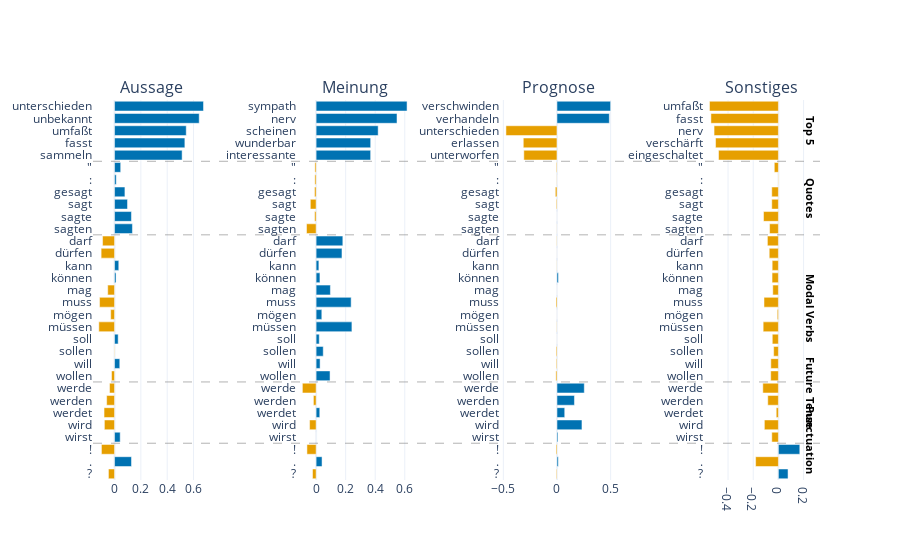

Notebook source saved alongside this figure:
### Code cell
shap_values = pd.read_csv('/home/sami/FLAIR/Results/SHAP/E4_ShapValues.csv')
plot_shap(shap_values, 'EXP4')

### Figure 1 — Plotly figure (JSON) as saved in the notebook; plotly's stock layout.template omitted (floating-point values rounded to 4 significant figures)
{"data": [{"marker": {"color": ["#E69F00", "#0072B2", "#E69F00", "#0072B2", "#E69F00", "#E69F00", "#E69F00", "#E69F00", "#E69F00", "#0072B2", "#E69F00", "#0072B2", "#E69F00", "#E69F00", "#E69F00", "#E69F00", "#0072B2", "#0072B2", "#E69F00", "#E69F00", "#0072B2", "#0072B2", "#0072B2", "#0072B2", "#0072B2", "#0072B2", "#0072B2", "#0072B2", "#0072B2", "#0072B2", "#0072B2"]}, "name": "Aussage", "orientation": "h", "showlegend": false, "type": "bar", "x": [-0.04634, 0.1289, -0.0995, 0.04291, -0.07713, -0.07965, -0.0599, -0.03781, -0.02293, 0.03978, -0.002848, 0.02756, -0.1194, -0.02928, -0.1138, -0.0518, 0.01128, 0.03212, -0.1018, -0.09104, 0.1359, 0.1283, 0.09846, 0.07887, 0.01282, 0.04669, 0.5133, 0.5342, 0.5446, 0.643, 0.6757], "xaxis": "x", "y": ["?", ".", "!", "wirst", "wird", "werdet", "werden", "werde", "wollen", "will", "sollen", "soll", "müssen", "mögen", "muss", "mag", "können", "kann", "dürfen", "darf", "sagten", "sagte", "sagt", "gesagt", ":", "\"", "sammeln", "fasst", "umfaßt", "unbekannt", "unterschieden"], "yaxis": "y"}, {"marker": {"color": ["#E69F00", "#0072B2", "#E69F00", "#0072B2", "#E69F00", "#0072B2", "#E69F00", "#E69F00", "#0072B2", "#0072B2", "#0072B2", "#0072B2", "#0072B2", "#0072B2", "#0072B2", "#0072B2", "#0072B2", "#0072B2", "#0072B2", "#0072B2", "#E69F00", "#E69F00", "#E69F00", "#E69F00", "#E69F00", "#E69F00", "#0072B2", "#0072B2", "#0072B2", "#0072B2", "#0072B2"]}, "name": "Meinung", "orientation": "h", "showlegend": false, "type": "bar", "x": [-0.02445, 0.04017, -0.06218, 0.000507, -0.04424, 0.02479, -0.01834, -0.09304, 0.09427, 0.02685, 0.04822, 0.02127, 0.2423, 0.03853, 0.2372, 0.0967, 0.02577, 0.01856, 0.1751, 0.1808, -0.0649, -0.01002, -0.0392, -0.01081, -0.008654, -0.008291, 0.3692, 0.3693, 0.42, 0.5476, 0.6157], "xaxis": "x2", "y": ["?", ".", "!", "wirst", "wird", "werdet", "werden", "werde", "wollen", "will", "sollen", "soll", "müssen", "mögen", "muss", "mag", "können", "kann", "dürfen", "darf", "sagten", "sagte", "sagt", "gesagt", ":", "\"", "interessante", "wunderbar", "scheinen", "nerv", "sympath"], "yaxis": "y2"}, {"marker": {"color": ["#E69F00", "#0072B2", "#E69F00", "#0072B2", "#0072B2", "#0072B2", "#0072B2", "#0072B2", "#E69F00", "#E69F00", "#E69F00", "#E69F00", "#E69F00", "#E69F00", "#E69F00", "#E69F00", "#0072B2", "#E69F00", "#E69F00", "#E69F00", "#E69F00", "#E69F00", "#E69F00", "#E69F00", "#E69F00", "#E69F00", "#E69F00", "#E69F00", "#E69F00", "#0072B2", "#0072B2"]}, "name": "Prognose", "orientation": "h", "showlegend": false, "type": "bar", "x": [-0.005712, 0.01198, -0.008268, 0.00912, 0.2329, 0.07225, 0.1628, 0.2546, -0.01022, -0.00651, -0.007636, -0.0003005, -0.00187, -0.0002248, -0.009056, -0.0002134, 0.01323, -0.001224, -0.0003306, -0.002381, -0.000877, -0.0001225, -0.006545, -0.01526, -0.001631, -0.005765, -0.3089, -0.3138, -0.4756, 0.4878, 0.5], "xaxis": "x3", "y": ["?", ".", "!", "wirst", "wird", "werdet", "werden", "werde", "wollen", "will", "sollen", "soll", "müssen", "mögen", "muss", "mag", "können", "kann", "dürfen", "darf", "sagten", "sagte", "sagt", "gesagt", ":", "\"", "unterworfen", "erlassen", "unterschieden", "verhandeln", "verschwinden"], "yaxis": "y3"}, {"marker": {"color": ["#0072B2", "#E69F00", "#0072B2", "#E69F00", "#E69F00", "#E69F00", "#E69F00", "#E69F00", "#E69F00", "#E69F00", "#E69F00", "#E69F00", "#E69F00", "#E69F00", "#E69F00", "#E69F00", "#E69F00", "#E69F00", "#E69F00", "#E69F00", "#E69F00", "#E69F00", "#E69F00", "#E69F00", "#E69F00", "#E69F00", "#E69F00", "#E69F00", "#E69F00", "#E69F00", "#E69F00"]}, "name": "Sonstiges", "orientation": "h", "showlegend": false, "type": "bar", "x": [0.07651, -0.1811, 0.17, -0.05254, -0.1115, -0.01738, -0.08457, -0.1238, -0.06112, -0.06012, -0.03774, -0.04852, -0.121, -0.009027, -0.1143, -0.04468, -0.05028, -0.04946, -0.0729, -0.08738, -0.07013, -0.1182, -0.05272, -0.0528, -0.002538, -0.03264, -0.4756, -0.4991, -0.511, -0.536, -0.5473], "xaxis": "x4", "y": ["?", ".", "!", "wirst", "wird", "werdet", "werden", "werde", "wollen", "will", "sollen", "soll", "müssen", "mögen", "muss", "mag", "können", "kann", "dürfen", "darf", "sagten", "sagte", "sagt", "gesagt", ":", "\"", "eingeschaltet", "verschärft", "nerv", "fasst", "umfaßt"], "yaxis": "y4"}], "layout": {"annotations": [{"font": {"size": 16}, "showarrow": false, "text": "Aussage", "x": 0.08, "xanchor": "center", "xref": "paper", "y": 1, "yanchor": "bottom", "yref": "paper"}, {"font": {"size": 16}, "showarrow": false, "text": "Meinung", "x": 0.36, "xanchor": "center", "xref": "paper", "y": 1, "yanchor": "bottom", "yref": "paper"}, {"font": {"size": 16}, "showarrow": false, "text": "Prognose", "x": 0.64, "xanchor": "center", "xref": "paper", "y": 1, "yanchor": "bottom", "yref": "paper"}, {"font": {"size": 16}, "showarrow": false, "text": "Sonstiges", "x": 0.92, "xanchor": "center", "xref": "paper", "y": 1, "yanchor": "bottom", "yref": "paper"}, {"align": "right", "ax": -20, "ay": -30, "font": {"color": "black", "size": 11}, "showarrow": false, "text": "<b>Punctuation</b>", "textangle": 90, "x": 0.2549, "xref": "x4", "y": -0.1, "yanchor": "bottom", "yref": "y4"}, {"align": "right", "ax": -20, "ay": -30, "font": {"color": "black", "size": 11}, "showarrow": false, "text": "<b>Future Tense</b>", "textangle": 90, "x": 0.2549, "xref": "x4", "y": 3.5, "yanchor": "bottom", "yref": "y4"}, {"align": "right", "ax": -20, "ay": -30, "font": {"color": "black", "size": 11}, "showarrow": false, "text": "<b>Modal Verbs</b>", "textangle": 90, "x": 0.2549, "xref": "x4", "y": 13.5, "yanchor": "middle", "yref": "y4"}, {"align": "right", "ax": -20, "ay": -30, "font": {"color": "black", "size": 11}, "showarrow": false, "text": "<b>Quotes</b>", "textangle": 90, "x": 0.2549, "xref": "x4", "y": 22.5, "yanchor": "middle", "yref": "y4"}, {"align": "right", "ax": -20, "ay": -30, "font": {"color": "black", "size": 11}, "showarrow": false, "text": "<b>Top 5</b>", "textangle": 90, "x": 0.2549, "xref": "x4", "y": 28, "yanchor": "middle", "yref": "y4"}], "shapes": [{"line": {"color": "gray", "dash": "dash", "width": 1}, "opacity": 0.6, "type": "line", "x0": 0, "x1": 1, "xref": "paper", "y0": 2.5, "y1": 2.5, "yref": "y"}, {"line": {"color": "gray", "dash": "dash", "width": 1}, "opacity": 0.6, "type": "line", "x0": 0, "x1": 1, "xref": "paper", "y0": 7.5, "y1": 7.5, "yref": "y"}, {"line": {"color": "gray", "dash": "dash", "width": 1}, "opacity": 0.6, "type": "line", "x0": 0, "x1": 1, "xref": "paper", "y0": 19.5, "y1": 19.5, "yref": "y"}, {"line": {"color": "gray", "dash": "dash", "width": 1}, "opacity": 0.6, "type": "line", "x0": 0, "x1": 1, "xref": "paper", "y0": 25.5, "y1": 25.5, "yref": "y"}], "xaxis": {"anchor": "y", "domain": [0, 0.16]}, "xaxis2": {"anchor": "y2", "domain": [0.28, 0.44]}, "xaxis3": {"anchor": "y3", "domain": [0.56, 0.72]}, "xaxis4": {"anchor": "y4", "domain": [0.84, 1]}, "yaxis": {"anchor": "x", "domain": [0, 1], "nticks": 31}, "yaxis2": {"anchor": "x2", "domain": [0, 1], "nticks": 31}, "yaxis3": {"anchor": "x3", "domain": [0, 1], "nticks": 31}, "yaxis4": {"anchor": "x4", "domain": [0, 1], "nticks": 62}}}
